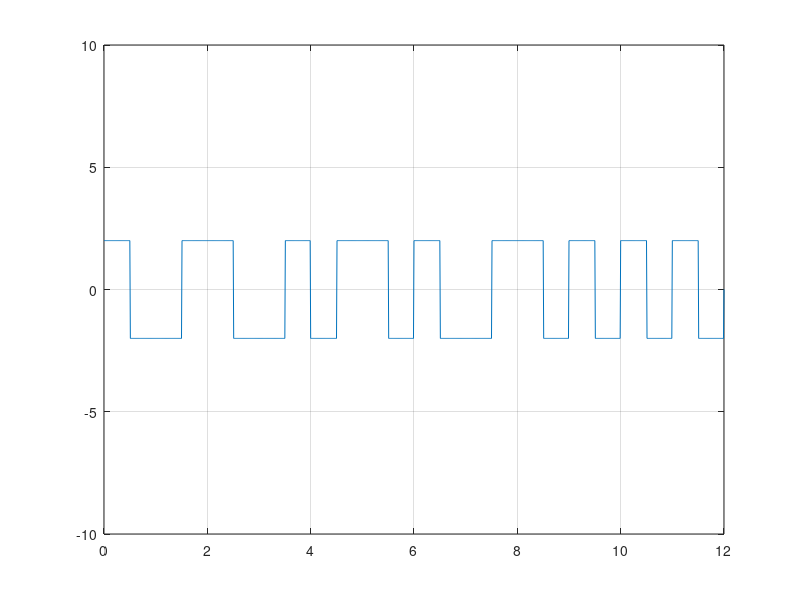

MATLAB code for this plot:
%Digital signal....
%Polar Manchester
%If bit == 1 then y(from:mid) = +amplitude; y(mid+1:to) = -amplitude
%If bit == 0 then y(from:mid) = -amplitude; y(mid+1:to) = +amplitude

clear all;
clc;
bit = [1, 0, 1, 0, 0, 1, 1, 0, 1, 1, 1, 1];

v = 2;

fs = 100;
bit_duration = 1; % bitrate = 1/bitduration
T = length(bit) * bit_duration; % len/bitrate.
t = 0:1/fs:T;

x_digital = zeros(1, length(t));

%encoding
for i = 1:length(bit)
    from = (i-1)*fs*bit_duration+1;
    to = i*fs*bit_duration;
    mid = round((from+to)/2);
    
    if bit(i) == 1
        x_digital(from : mid) = v;
        x_digital(mid+1 : to) = -v;
    else
        x_digital(from : mid) = -v;
        x_digital(mid+1 : to) = v;
    end
end

plot(t, x_digital);
xlim([0, T]);
ylim([-10, 10]);
grid on;

%decoding
%method 1
data = zeros(1, length(bit));
for i=1:length(bit)
    from = (i-1)*fs*bit_duration+1;
    to = i*fs*bit_duration;
    mid = round((from+to)/2);
    
    if(x_digital(from : mid) == v)
        data(i) = 1;
    else
        data(i) = 0;
    end
end

disp(data)

%method 2
data = zeros(1, length(bit));
for i=1:length(t)/fs*bit_duration
    from = (i-1)*fs*bit_duration+1;
    to = i*fs*bit_duration;
    mid = round((from+to)/2);
    
    if(x_digital(from : mid) == v)
        data(i) = 1;
    else
        data(i) = 0;
    end
end

disp(data)

%method 3
data = zeros(1, length(bit));
counter = 0;

for i = 1:length(t)
  if t(i)>counter*bit_duration
    counter = counter + 1;
    if x_digital(i)>0
      data(counter) = x_digital(i)/v;
    else data(counter) = 0;
    end
  end
end

disp(data)